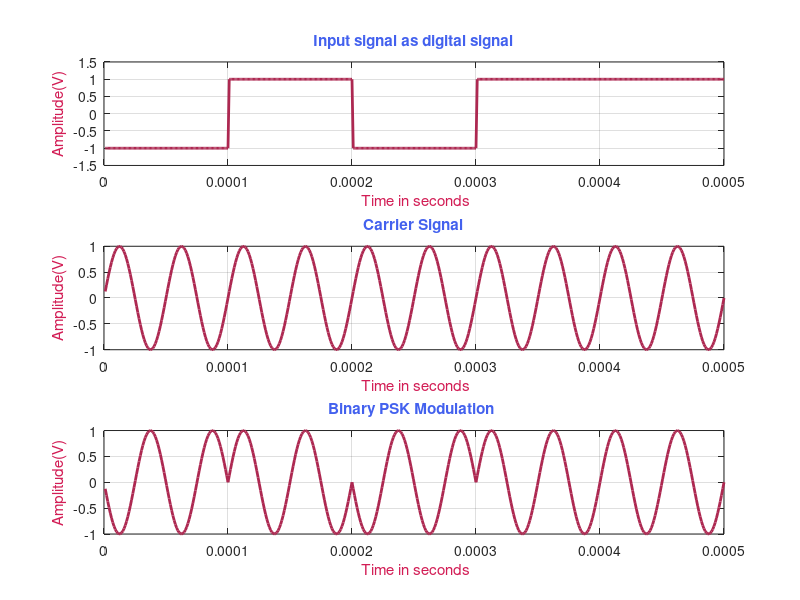

This chart was generated by the following MATLAB code:
%% BPSK Modulartion
%% Clear section


clc;
clear all;
close all;    


% These commands purpose is to clear the workspace , closes all figures and clear



%% Define the Binary signal


  
        
    

prompt = ('Enter the Number of bits'); % This a Message for the user
Nubmberofbits=input(prompt) ; 

if  Nubmberofbits < 0
   msg = 'Invalid numbers of bits you have 100 seconds to rerun the porgram or  matlab will be closed ';
      disp(msg)
      
      pause(100)
       
    exit ;
   
end
 
    


Randomsignal= randi([-1,1],1,Nubmberofbits);
                         

Datarate=0.0001;                     % Data rate 





%% Represnet Input siganl as digital signal


Digitalsignal= [] ;   % This to  intilaize  a matrix

nb=100;          

for n=1 :1: length(Randomsignal)     %this a loop  that purpose is plot each bit
 
    
    if Randomsignal(n)==1 ; % This   a condtion if the random bit is equal to 1
        
            Signals=ones(1,100); % this will create  an array full of ones 

    else Randomsignal(n)==-1 ; % This   a condtion if the random bit is equal to - 1
        Signals=-ones(1,100);            % this will create  an array full of ones
    
    end
    Digitalsignal=[Digitalsignal Signals];  % This will take  an digitalasignal and se and put them toghter

    
end


Timeaxis1=Datarate/nb:Datarate/nb:nb*Nubmberofbits*(Datarate/nb); % time of the signal 

f1 = figure(1); %Intliaze the first figure


set(f1,'color','#BDACE4'); % This function to change the background color


subplot(3,1,1); %  This code is  written to determine the size of the graph


plot(Timeaxis1,Digitalsignal,'lineWidth',2,'color','#AD2851');grid on;   % This function to plot the data


axis([ 0 Datarate*Nubmberofbits -1.5  1.5]);   % This to determine the axis of the first pot.


ylabel('Amplitude(V)','color','#D21D55');       


 xlabel(' Time in seconds','color','#D21D55');


 title('Input signal as digital signal','FontWeight','bold','color','#4361EE');
 




%% Binary PSK Modualtion




Amplitude=1;    

bitrate=1/Datarate;                           
FC =bitrate*2;                                  % frequency carrier 

t2=Datarate/99:Datarate/99:Datarate;                      


Carriersignal=[];                               % intliaze matrix
BPSK=[];                                        % intliaze matrix 

                            
for i=1:1:length(Randomsignal)
    wave=Amplitude*sin(2*pi*FC *t2);
    Carriersignal=[Carriersignal wave];
    
end 



for i=1:1:length(Randomsignal)
    if (Randomsignal(i)==1)
        y=wave;
    else
        y=Amplitude*sin(2*pi* FC *t2+pi);   %-A*sin(2*pi*carrier frequency *t)
    end
    BPSK=[BPSK y];
end


Timeaxis2=Datarate/99:Datarate/99:Datarate*length(Randomsignal);

subplot(3,1,2);             


plot(Timeaxis2,Carriersignal,'lineWidth',2,'color','#AD2851');grid on;

xlabel(' Time in seconds','color','#D21D55');

ylabel('Amplitude(V)','color','#D21D55');

title('Carrier Signal','FontWeight','bold','color','#4361EE');

subplot(3,1,3);

plot(Timeaxis2,BPSK,'lineWidth',2,'color','#AD2851');grid on;

xlabel(' Time in seconds','color','#D21D55');

ylabel('Amplitude(V)','color','#D21D55');
 
 
 
 
 title('Binary PSK Modulation ','FontWeight','bold','color','#4361EE');